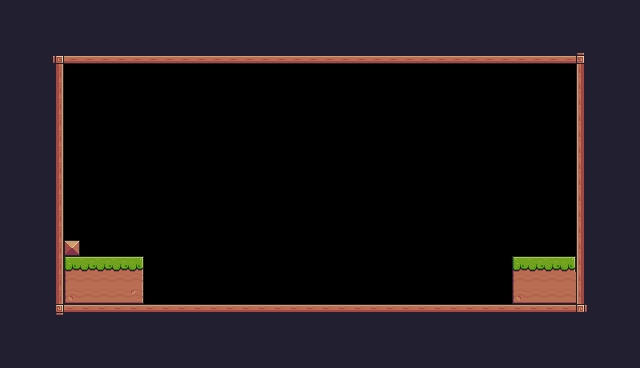

A level layout from a 2D game, rendered from its tile map. Below: a short description, then the map file with its tile-grid data intact:
An orthogonal 40x23 tile map with 16x16 px tiles, 1 tile layer (Tile Layer 1).

<map version="1.10" tiledversion="1.11.2" orientation="orthogonal" renderorder="right-down" width="40" height="23" tilewidth="16" tileheight="16" infinite="0" nextlayerid="2" nextobjectid="1">
 <tileset firstgid="1" source="Pixel Adventure.tsx" />
 <layer id="1" name="Tile Layer 1" width="40" height="23">
  <data encoding="csv">
24,24,24,24,24,24,24,24,24,24,24,24,24,24,24,24,24,24,24,24,24,24,24,24,24,24,24,24,24,24,24,24,24,24,24,24,24,24,24,24,
24,24,24,24,24,24,24,24,24,24,24,24,24,24,24,24,24,24,24,24,24,24,24,24,24,24,24,24,24,24,24,24,24,24,24,24,24,24,24,24,
24,24,24,24,24,24,24,24,24,24,24,24,24,24,24,24,24,24,24,24,24,24,24,24,24,24,24,24,24,24,24,24,24,24,24,24,24,24,24,24,
24,24,24,92,134,134,134,134,134,134,134,134,134,134,134,134,134,134,134,134,134,134,134,134,134,134,134,134,134,134,134,134,134,134,134,134,93,24,24,24,
24,24,24,113,0,0,0,0,0,0,0,0,0,0,0,0,0,0,0,0,0,0,0,0,0,0,0,0,0,0,0,0,0,0,0,0,111,24,24,24,
24,24,24,113,0,0,0,0,0,0,0,0,0,0,0,0,0,0,0,0,0,0,0,0,0,0,0,0,0,0,0,0,0,0,0,0,111,24,24,24,
24,24,24,113,0,0,0,0,0,0,0,0,0,0,0,0,0,0,0,0,0,0,0,0,0,0,0,0,0,0,0,0,0,0,0,0,111,24,24,24,
24,24,24,113,0,0,0,0,0,0,0,0,0,0,0,0,0,0,0,0,0,0,0,0,0,0,0,0,0,0,0,0,0,0,0,0,111,24,24,24,
24,24,24,113,0,0,0,0,0,0,0,0,0,0,0,0,0,0,0,0,0,0,0,0,0,0,0,0,0,0,0,0,0,0,0,0,111,24,24,24,
24,24,24,113,0,0,0,0,0,0,0,0,0,0,0,0,0,0,0,0,0,0,0,0,0,0,0,0,0,0,0,0,0,0,0,0,111,24,24,24,
24,24,24,113,0,0,0,0,0,0,0,0,0,0,0,0,0,0,0,0,0,0,0,0,0,0,0,0,0,0,0,0,0,0,0,0,111,24,24,24,
24,24,24,113,0,0,0,0,0,0,0,0,0,0,0,0,0,0,0,0,0,0,0,0,0,0,0,0,0,0,0,0,0,0,0,0,111,24,24,24,
24,24,24,113,0,0,0,0,0,0,0,0,0,0,0,0,0,0,0,0,0,0,0,0,0,0,0,0,0,0,0,0,0,0,0,0,111,24,24,24,
24,24,24,113,0,0,0,0,0,0,0,0,0,0,0,0,0,0,0,0,0,0,0,0,0,0,0,0,0,0,0,0,0,0,0,0,111,24,24,24,
24,24,24,113,0,0,0,0,0,0,0,0,0,0,0,0,0,0,0,0,0,0,0,0,0,0,0,0,0,0,0,0,0,0,0,0,111,24,24,24,
24,24,24,113,35,0,0,0,0,0,0,0,0,0,0,0,0,0,0,0,0,0,0,0,0,0,0,0,0,0,0,0,0,0,0,0,111,24,24,24,
24,24,24,113,7,8,8,8,9,0,0,0,0,0,0,0,0,0,0,0,0,0,0,0,0,0,0,0,0,0,0,0,7,8,8,9,111,24,24,24,
24,24,24,113,29,30,30,30,31,0,0,0,0,0,0,0,0,0,0,0,0,0,0,0,0,0,0,0,0,0,0,0,29,30,30,30,111,24,24,24,
24,24,24,113,51,52,52,52,53,0,0,0,0,0,0,0,0,0,0,0,0,0,0,0,0,0,0,0,0,0,0,0,51,52,52,52,111,24,24,24,
24,24,24,114,90,90,90,90,90,90,90,90,90,90,90,90,90,90,90,90,90,90,90,90,90,90,90,90,90,90,90,90,90,90,90,90,115,24,24,24,
24,24,24,24,24,24,24,24,24,24,24,24,24,24,24,24,24,24,24,24,24,24,24,24,24,24,24,24,24,24,24,24,24,24,24,24,112,24,24,24,
24,24,24,24,24,24,24,24,24,24,24,24,24,24,24,24,24,24,24,24,24,24,24,24,24,24,24,24,24,24,24,24,24,24,24,24,24,24,24,24,
24,24,24,24,24,24,24,24,24,24,24,24,24,24,24,24,24,24,24,24,24,24,24,24,24,24,24,24,24,24,24,24,24,24,24,24,24,24,24,24
</data>
 </layer>
</map>
